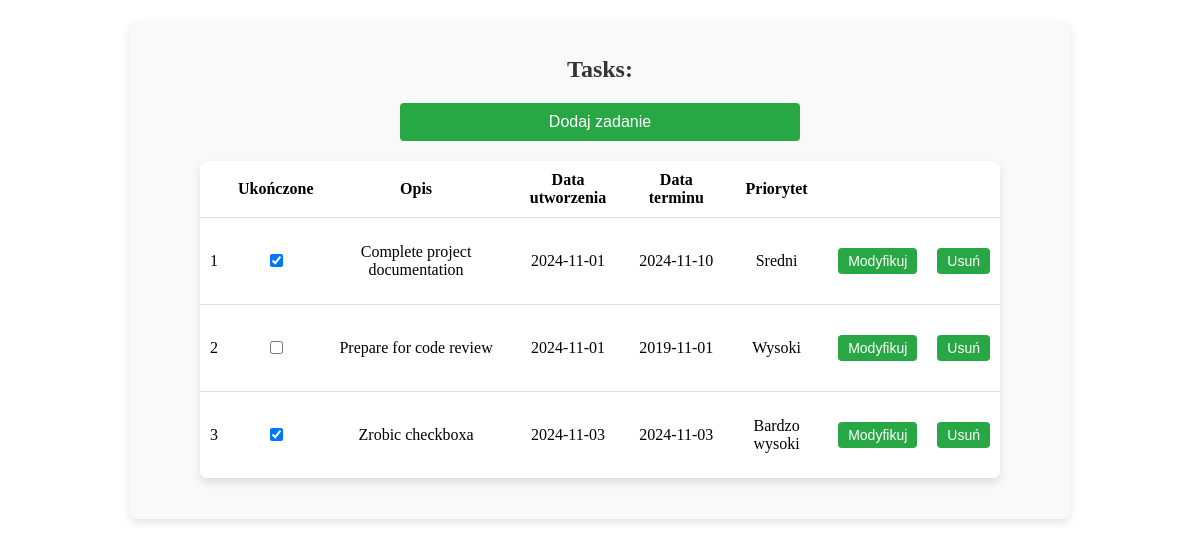
Before: / with the older database file.
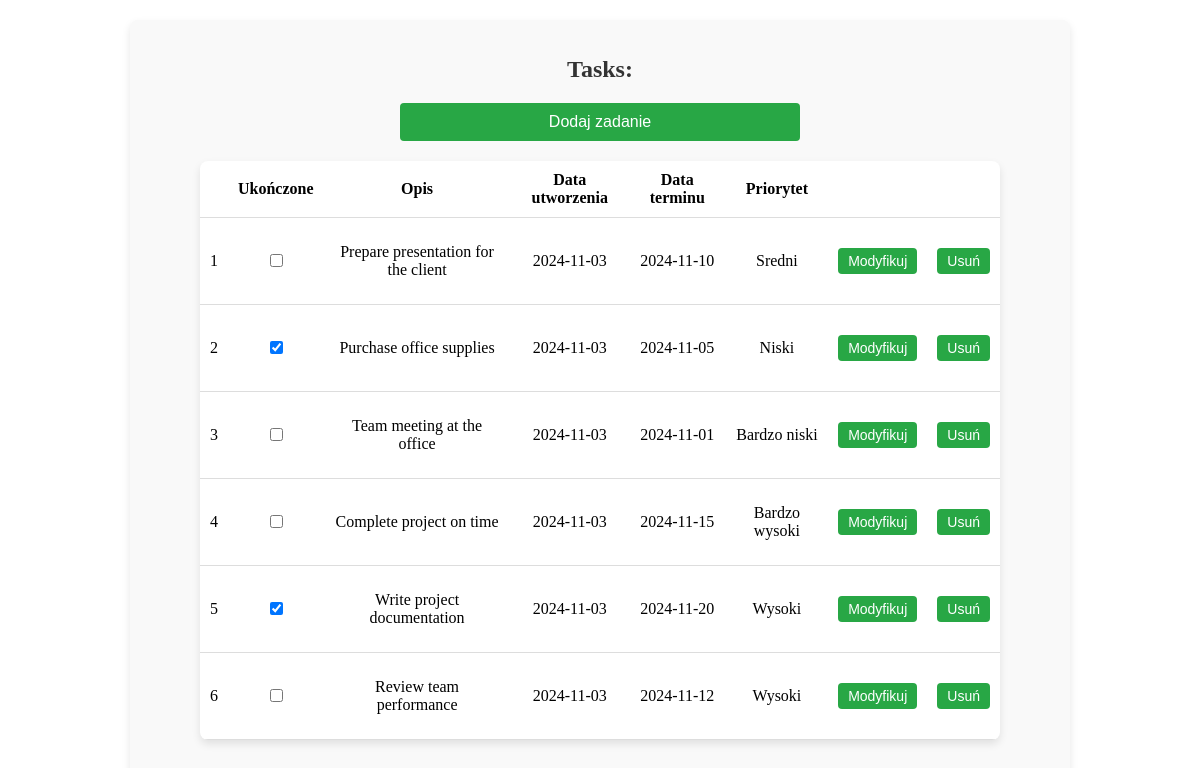
After: the same page with the newer database file.
### tables this page shows
CREATE TABLE tasks (    task_id INTEGER PRIMARY KEY AUTOINCREMENT,    description TEXT NOT NULL,    creation_date DATE DEFAULT (DATE('now')),    deadline_date DATE,    priority INTEGER CHECK(priority BETWEEN 1 AND 5),    completed BOOLEAN DEFAULT 0);

### app/Controllers/taskController.php (called while the page is built, shortened)
<?php
class TaskController {
    private $taskModel;
    private $viewPath;
    public function __construct($taskModel) {
        $this->taskModel = $taskModel;
        $this->viewPath = realpath(__DIR__ . '/../Views/');
    }
    public function index() {
        $rows = $this->taskModel->getAllTasks();
        $this->render('taskView', ['rows' => $rows]);
    }
    private function render($view, $data = []) {
        extract($data);
        include $this->viewPath . "/{$view}.php";
    }
}
?>

### app/Models/taskModel.php (called while the page is built, shortened)
<?php
class TaskModel {
    private $db;
    public function __construct($db) {
        $this->db = $db;
    }
    public function getAllTasks() {
        $query = "SELECT * FROM tasks";
        $result = $this->db->query($query);
        $allRows = [];
        while ($row = $result->fetchArray(SQLITE3_ASSOC)) {
            $allRows[] = $row;
        }
        return $allRows;
    }
}
?>

### app/Views/taskView.php (the view, shortened to what this page needs)
<?php $rowNumber = 1; ?>
<?php
function getPriority($priority) {
    switch($priority) {
        case 1:
            return "Bardzo niski";
        case 2:
            return "Niski";
        case 3:
            return "Sredni";
        case 4:
            return "Wysoki";
        case 5:
            return "Bardzo wysoki";
    }
}
?>
<div>
    <h1>Tasks: </h1>
    <form method="post" action="">
        <input type="submit" name="addTaskButton" value="Dodaj zadanie">
    </form>
    <?php if (!empty($rows)): ?>
        <table>
            <thead>
                <tr>
                    <th></th>
                    <th>Ukończone</th>
                    <th>Opis</th>
                    <th>Data utworzenia</th>
                    <th>Data terminu</th>
                    <th>Priorytet</th>
                    <th></th>
                    <th></th>
                </tr>
            </thead>
            <tbody>
            <?php foreach($rows as $row): ?>
                <tr>
                    <td><?php echo $rowNumber++; ?></td>
                    <td>
                        <form method="post" action="">
                            <input type="checkbox" name="completedCheckBox" <?php echo $row['completed'] ? 'checked' : ''; ?> onclick="this.form.submit();">
                        </form>
                    </td>
                    <td><?php echo htmlspecialchars($row['description']); ?></td>
                    <td><?php echo htmlspecialchars($row['creation_date']); ?></td>
                    <td><?php echo htmlspecialchars($row['deadline_date']); ?></td>
                    <td><?php echo htmlspecialchars(getPriority($row['priority'])); ?></td>
                    <td>
                        <form method="post" action="">
                            <input type="submit" name="updateTaskButton" value="Modyfikuj">
                        </form>
                    </td>
                    <td>
                        <form method="post" action="">
                            <input type="submit" name="deleteTaskButton" value="Usuń">
                        </form>
                    </td>
                </tr>
            <?php endforeach; ?>
            </tbody>
        </table>
    <?php else: ?>
        <h1>Nie ma zadan :D</h1>
    <?php endif; ?>
</div>

### index.php (shortened to what this page needs)
<!DOCTYPE html>
<html lang="en">
<head>
</head>
<body>
    <?php
        require_once realpath(__DIR__ . '/router.php');
    ?>
</body>
</html>

### router.php (shortened to what this page needs)
<?php
require_once realpath( __DIR__ . '/app/Models/taskModel.php');
require_once realpath( __DIR__ . '/app/Controllers/taskController.php');
$db = new SQLite3(DB_PATH);
$taskModel = new TaskModel($db);
$taskController = new TaskController($taskModel);
if ($_SERVER['REQUEST_METHOD'] === 'POST') {
    if (isset($_POST['action'])) {
        switch ($_POST['action']) {
            case 'delete':
                $taskController->deleteTask($_POST['taskId']);
                break;
            case 'update':
                $taskController->updateForm($_POST['taskId']);
                break;
            case 'updateCheck':
                $taskController->updateCheckForm($_POST['taskId'], $_POST['completedCheckBox']);
                break;
            case 'add':
                $taskController->addForm();
                break;
            default:
                $taskController->index();
                break;
        }
    }
} else {
    $taskController->index();
}
?>

### index.php (style rules this page uses)
form { max-width: 400px; margin: 20px auto; }
div { max-width: 900px; margin: 20px auto; }
form[name="form"], div { padding: 20px; background-color: #f9f9f9; border-radius: 8px; box-shadow: 0 4px 8px rgba(0, 0, 0, 0.1); }
form h2, div h1 { text-align: center; font-size: 24px; color: #333; margin-bottom: 20px; }
form input[type="submit"] { width: 100%; padding: 10px; background-color: #28a745; color: #fff; border: none; border-radius: 4px; font-size: 16px; cursor: pointer; transition: background-color 0.3s; }
table { width: 100%; max-width: 800px; margin: 20px auto; border-collapse: collapse; background-color: #fff; box-shadow: 0 4px 8px rgba(0, 0, 0, 0.1); border-radius: 8px; overflow: hidden; }
table th, table td { padding: 10px; border-bottom: 1px solid #ddd; text-align: center; }
table input[type="submit"] { padding: 5px 10px; color: #fff; border: none; border-radius: 4px; cursor: pointer; transition: background-color 0.3s; font-size: 14px; }
table input[type="submit"]:not(.delete) { background-color: #28a745; }

Changed rows visible on the page:
removed tasks: completed "☑", description "Complete project documentation", creation_date "2024-11-01", deadline_date "2024-11-10", priority "Sredni"
removed tasks: description "Prepare for code review", creation_date "2024-11-01", deadline_date "2019-11-01", priority "Wysoki"
removed tasks: completed "☑", description "Zrobic checkboxa", creation_date "2024-11-03", deadline_date "2024-11-03", priority "Bardzo wysoki"
added tasks: description "Prepare presentation for the client", creation_date "2024-11-03", deadline_date "2024-11-10", priority "Sredni"
added tasks: completed "☑", description "Purchase office supplies", creation_date "2024-11-03", deadline_date "2024-11-05", priority "Niski"
added tasks: description "Team meeting at the office", creation_date "2024-11-03", deadline_date "2024-11-01", priority "Bardzo niski"
added tasks: description "Complete project on time", creation_date "2024-11-03", deadline_date "2024-11-15", priority "Bardzo wysoki"
added tasks: completed "☑", description "Write project documentation", creation_date "2024-11-03", deadline_date "2024-11-20", priority "Wysoki"
added tasks: description "Review team performance", creation_date "2024-11-03", deadline_date "2024-11-12", priority "Wysoki"
